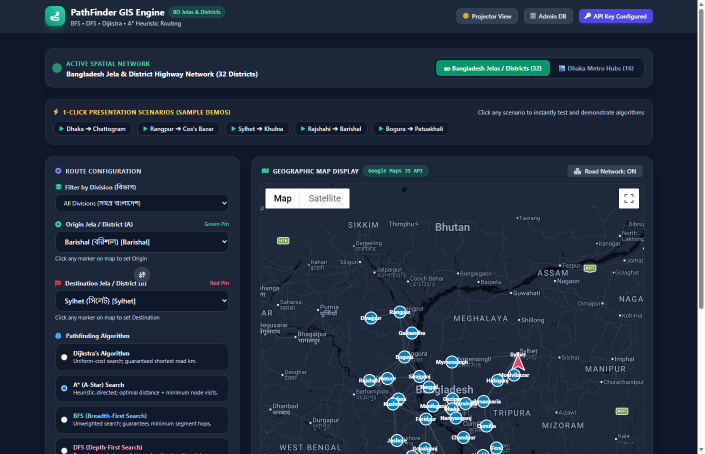
#> input picture screenshots/01_dashboard_google_maps_live.png, 1410 x 908 px, found by its file name (shown at 1/2 size)
$ python test_annotation.py
#> lines starting #> are read from the running program, lines starting #| are printed output that depends on the picture
import os
from PIL import Image, ImageDraw, ImageFont

def get_font(size, bold=True):
    try:
        font_path = "C:/Windows/Fonts/segoeuib.ttf" if bold else "C:/Windows/Fonts/segoeui.ttf"
        return ImageFont.truetype(font_path, size)
    except Exception:
        return ImageFont.load_default()

def create_annotated_image(input_path, output_path, highlights, legend_items):
    """
    input_path: path to base screenshot (1410 x 958)
    highlights: list of dicts: [
        {"box": (x1, y1, x2, y2), "num": 1, "color": "#ef4444"}, ...
    ]
    legend_items: list of dicts: [
        {"num": 1, "title": "Network Switcher", "desc": "Toggle between 32 Bangladesh Districts and Dhaka Metro", "color": "#ef4444"}, ...
    ]
    """
    base_img = Image.open(input_path).convert("RGBA")
    w, h = base_img.size
#> w = 1410; h = 908

    # Add 220px bottom legend banner for crystal-clear readability
    legend_h = 220
    new_h = h + legend_h
#> new_h = 1128
    canvas = Image.new("RGBA", (w, new_h), (15, 23, 42, 255)) # Dark slate-950
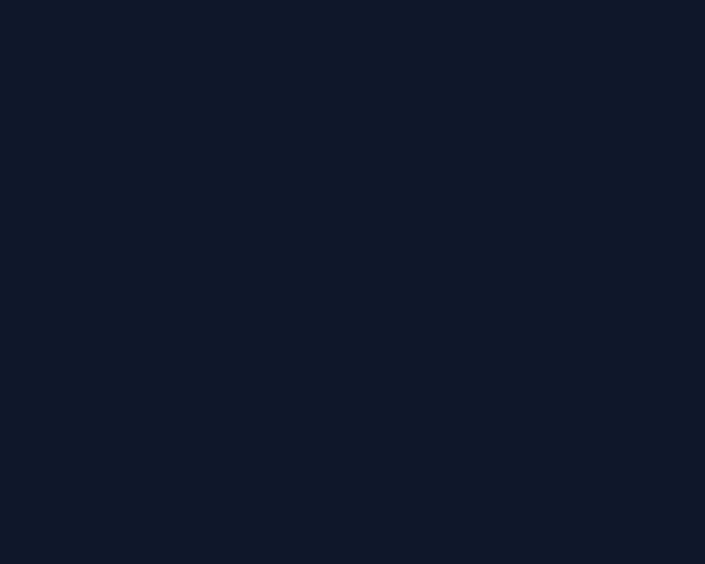
#> canvas: PIL image 1410x1128 RGBA (shown at 1/2 size); mean R, G, B, A 15, 23, 42, 255
    canvas.paste(base_img, (0, 0))
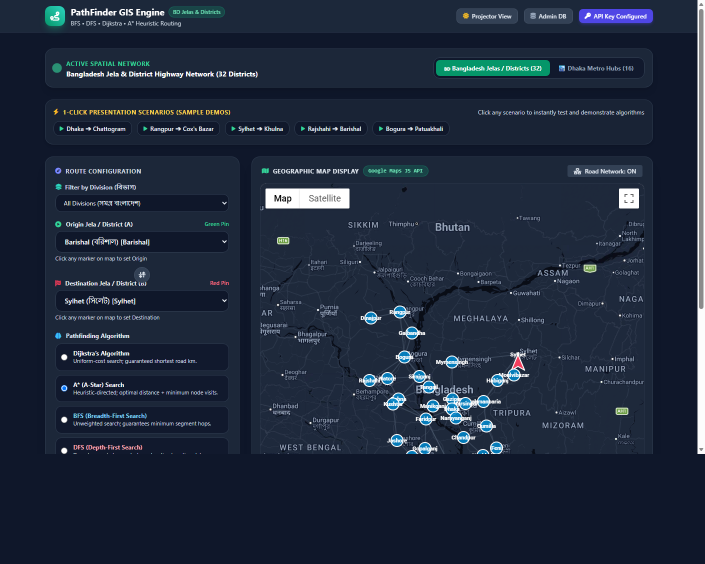
#> canvas: PIL image 1410x1128 RGBA (shown at 1/2 size); mean R, G, B, A 30.8, 41.5, 59.5, 255

    draw = ImageDraw.Draw(canvas)

    # 1. Draw Highlights on Screenshot Area
    font_badge = get_font(18, bold=True)

    for item in highlights:
        x1, y1, x2, y2 = item["box"]
        col_hex = item["color"]
        r, g, b = int(col_hex[1:3], 16), int(col_hex[3:5], 16), int(col_hex[5:7], 16)

        # Outer glow/border
        draw.rounded_rectangle([x1 - 1, y1 - 1, x2 + 1, y2 + 1], radius=6, outline=(255, 255, 255, 180), width=1)
        # Main thick border
        draw.rounded_rectangle([x1, y1, x2, y2], radius=6, outline=(r, g, b, 255), width=4)

        # Large Circular Number Badge (34px diameter)
        badge_r = 18
        bx = x1 + 16
        by = y1 + 16
        # White drop outline
        draw.ellipse([bx - badge_r - 2, by - badge_r - 2, bx + badge_r + 2, by + badge_r + 2], fill=(255, 255, 255, 255))
        # Solid colored circle
        draw.ellipse([bx - badge_r, by - badge_r, bx + badge_r, by + badge_r], fill=(r, g, b, 255))

        # Number text
        n_str = str(item["num"])
        bbox = font_badge.getbbox(n_str)
        nw = bbox[2] - bbox[0]
        nh = bbox[3] - bbox[1]
        draw.text((bx - nw / 2, by - nh / 2 - 2), n_str, fill=(255, 255, 255), font=font_badge)

    # 2. Draw Legend Divider
    draw.line([(0, h), (w, h)], fill=(51, 65, 85, 255), width=3) # Slate-700

    # Legend Header
    font_legend_hdr = get_font(14, bold=True)
    draw.text((25, h + 12), "📌 SCREENSHOT FEATURE EXPLANATION & CALLOUT GUIDE:", fill=(245, 158, 11, 255), font=font_legend_hdr)

    # 3. Draw Legend Items (2 Columns for generous spacing and large readable text)
    font_title = get_font(14, bold=True)
    font_desc = get_font(13, bold=False)

    col1_x = 25
    col2_x = 720
    start_y = h + 42
#> start_y = 950
    row_h = 52

    for idx, leg in enumerate(legend_items):
        col_x = col1_x if idx < 3 else col2_x
        row_idx = idx if idx < 3 else idx - 3
        curr_y = start_y + (row_idx * row_h)

        col_hex = leg["color"]
        r, g, b = int(col_hex[1:3], 16), int(col_hex[3:5], 16), int(col_hex[5:7], 16)

        # Legend Badge
        lb_cx = col_x + 15
        lb_cy = curr_y + 12
        draw.ellipse([lb_cx - 14, lb_cy - 14, lb_cx + 14, lb_cy + 14], fill=(r, g, b, 255), outline=(255, 255, 255, 255), width=2)

        n_str = str(leg["num"])
        bbox = font_badge.getbbox(n_str)
        nw = bbox[2] - bbox[0]
        nh = bbox[3] - bbox[1]
        draw.text((lb_cx - nw / 2, lb_cy - nh / 2 - 2), n_str, fill=(255, 255, 255), font=font_badge)

        # Legend Title & Description
        draw.text((col_x + 38, curr_y), leg["title"], fill=(255, 255, 255), font=font_title)
        draw.text((col_x + 38, curr_y + 20), leg["desc"], fill=(203, 213, 225), font=font_desc) # Slate-300

    # Save Image
    canvas.convert("RGB").save(output_path, quality=95)
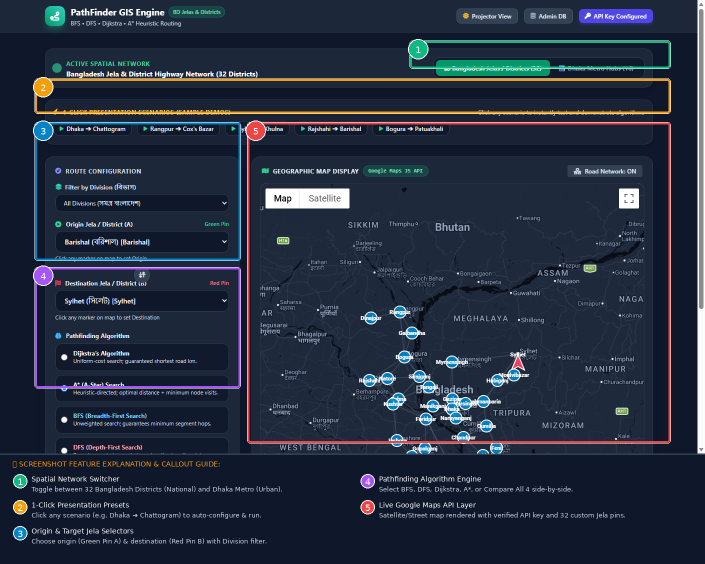
#> saved as marked_01_dashboard.png: PIL image 1410x1128 RGB (shown at 1/2 size); mean R, G, B 37.4, 46.4, 63.4
    print(f"Saved: {output_path}")

if __name__ == "__main__":
    base = r"C:\Users\suja\map_pathfinder\screenshots"
    in_img = os.path.join(base, "01_dashboard_google_maps_live.png")
    out_img = os.path.join(base, "marked_01_dashboard.png")

    hls = [
        {"box": (820, 82, 1340, 136), "num": 1, "color": "#10b981"},
        {"box": (70, 158, 1340, 226), "num": 2, "color": "#f59e0b"},
        {"box": (70, 245, 480, 520), "num": 3, "color": "#0284c7"},
        {"box": (70, 535, 480, 775), "num": 4, "color": "#a855f7"},
        {"box": (495, 245, 1340, 885), "num": 5, "color": "#ef4444"},
    ]

    legs = [
        {"num": 1, "title": "Spatial Network Switcher", "desc": "Toggle between 32 Bangladesh Districts (National) and Dhaka Metro (Urban).", "color": "#10b981"},
        {"num": 2, "title": "1-Click Presentation Presets", "desc": "Click any scenario (e.g. Dhaka ➔ Chattogram) to auto-configure & run.", "color": "#f59e0b"},
        {"num": 3, "title": "Origin & Target Jela Selectors", "desc": "Choose origin (Green Pin A) & destination (Red Pin B) with Division filter.", "color": "#0284c7"},
        {"num": 4, "title": "Pathfinding Algorithm Engine", "desc": "Select BFS, DFS, Dijkstra, A*, or Compare All 4 side-by-side.", "color": "#a855f7"},
        {"num": 5, "title": "Live Google Maps API Layer", "desc": "Satellite/Street map rendered with verified API key and 32 custom Jela pins.", "color": "#ef4444"},
    ]

    create_annotated_image(in_img, out_img, hls, legs)

$ run again, with screenshots/01_main_dashboard_bangladesh_jelas.png copied over screenshots/01_dashboard_google_maps_live.png
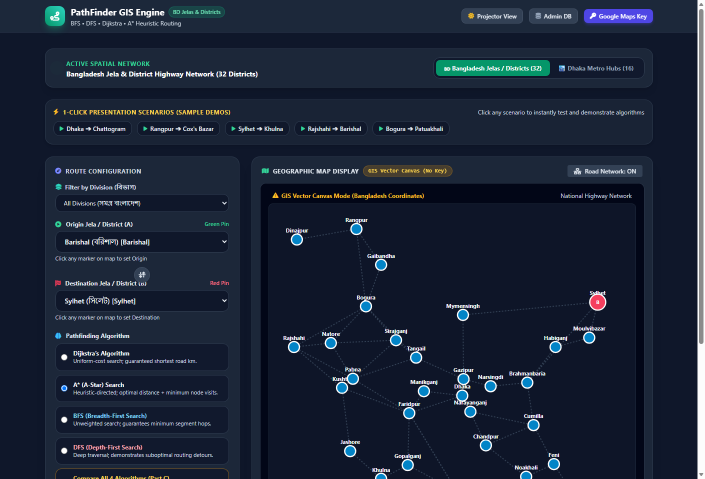
#> input picture screenshots/01_main_dashboard_bangladesh_jelas.png, 1410 x 958 px, found by its file name (shown at 1/2 size)
#> in create_annotated_image, `canvas.paste(base_img, (0, 0))`:
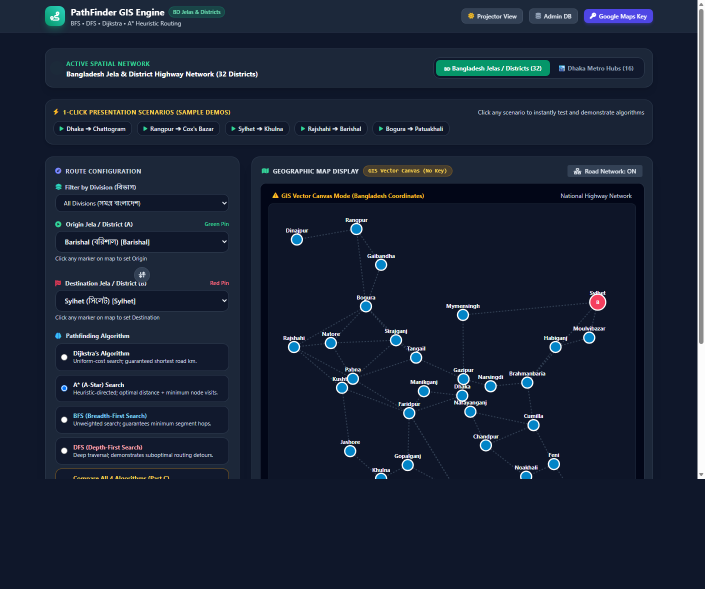
#> canvas: PIL image 1410x1178 RGBA (shown at 1/2 size); mean R, G, B, A 24.9, 34.3, 52.4, 255
#> in create_annotated_image, `canvas.convert("RGB").save(output_path, quality=95)`:
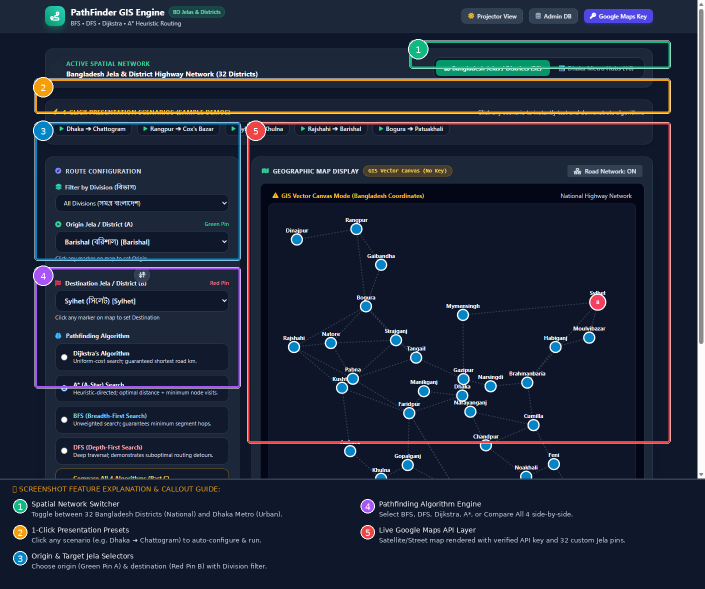
#> saved as marked_01_dashboard.png: PIL image 1410x1178 RGB (shown at 1/2 size); mean R, G, B 31.3, 39.2, 56.2

$ run again, with screenshots/02_a_star_route_dhaka_to_chattogram.png copied over screenshots/01_dashboard_google_maps_live.png
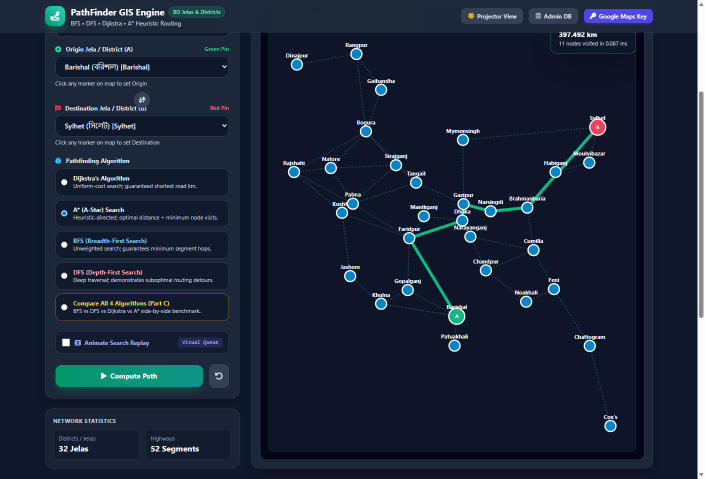
#> input picture screenshots/02_a_star_route_dhaka_to_chattogram.png, 1410 x 958 px, found by its file name (shown at 1/2 size)
#> in create_annotated_image, `canvas.paste(base_img, (0, 0))`:
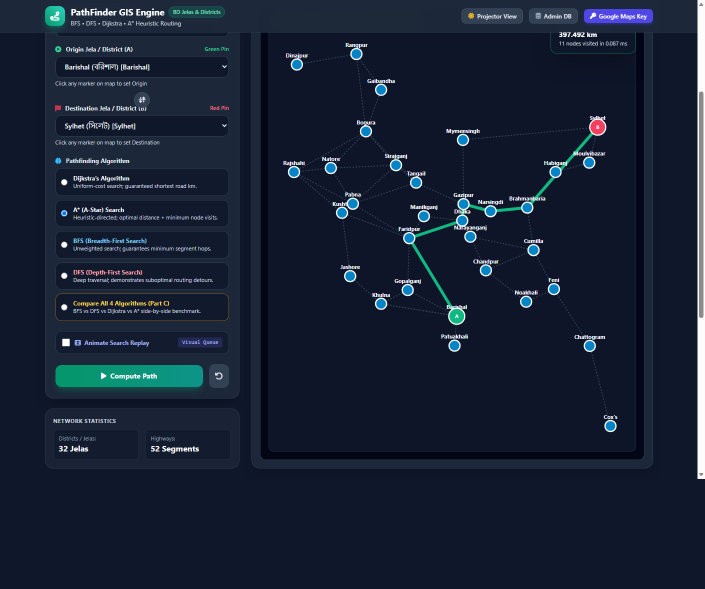
#> canvas: PIL image 1410x1178 RGBA (shown at 1/2 size); mean R, G, B, A 23, 33, 51.4, 255
#> in create_annotated_image, `canvas.convert("RGB").save(output_path, quality=95)`:
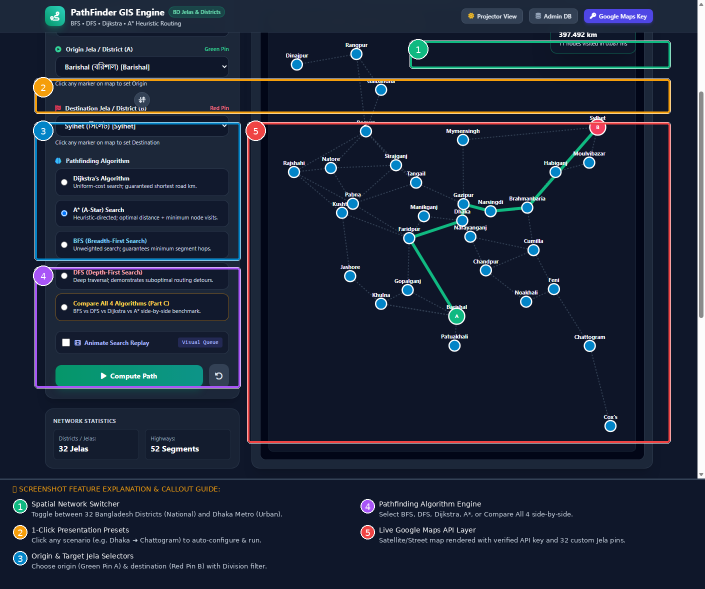
#> saved as marked_01_dashboard.png: PIL image 1410x1178 RGB (shown at 1/2 size); mean R, G, B 29.8, 38.3, 55.4
